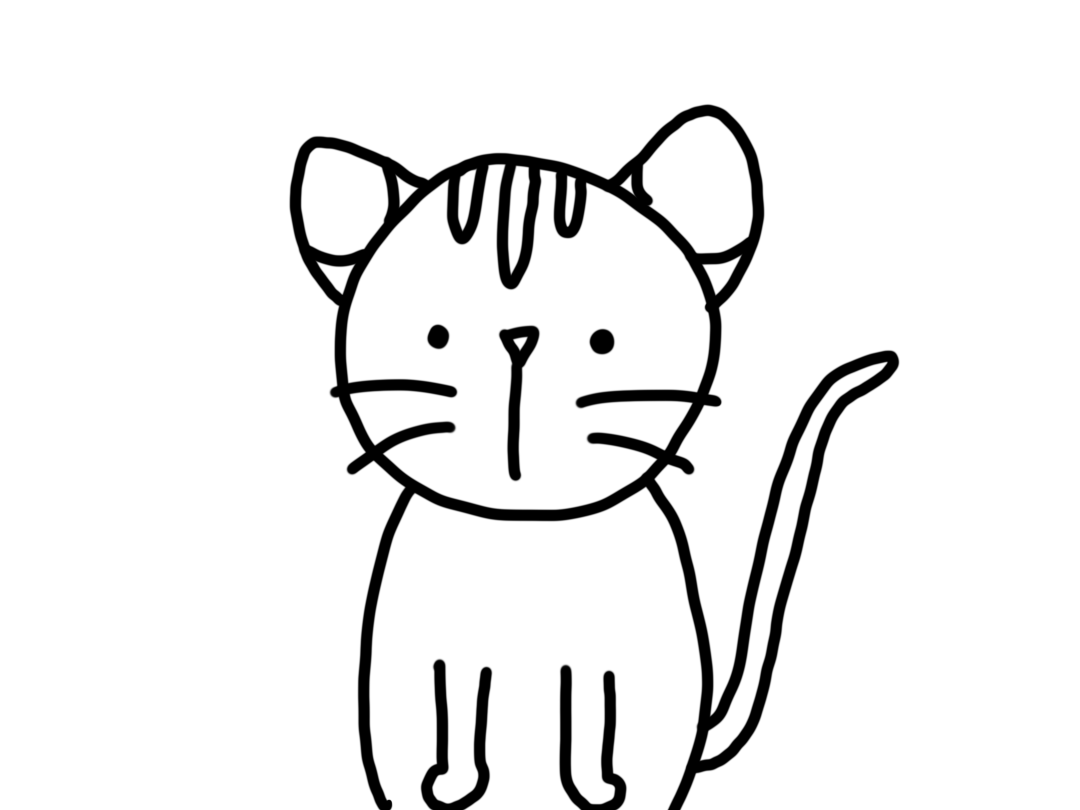
#> input picture images/black_handdrawing.png, 2160 x 1620 px (shown at 1/2 size)
$ python main.py
#> lines starting #> are read from the running program, lines starting #| are printed output that depends on the picture; after the words box and inside, x2 and y2 are one past the last pixel; in counts of white or black regions, pixels touching at a corner belong together
import matplotlib.pyplot as plt
import numpy as np
import cv2

# 이거는 가중치로 계산하려고 할 때 쓰려던 그래프
xpos = np.arange(4)
ypos = np.arange(14)
X = ['60', '120', '180', '240']
Y = ['C5', 'D5', 'E5', 'F5', 'G5', 'A5', 'B5', 'C6', 'D6', 'E6', 'F6', 'G6', 'A6', 'B6']

# 이미지 읽어오기
src = cv2.imread("images/black_handdrawing.png", cv2.IMREAD_COLOR)
#> src is the input picture: shape (1620, 2160, 3); min 0, max 255, mean 237.1
# 이진화 시키기
gray = cv2.cvtColor(src, cv2.COLOR_RGB2GRAY)

# 가우시안 블러와 캐니 에지 적용
blur = cv2.GaussianBlur(gray, ksize=(3,3), sigmaX=0)
ret, binary = cv2.threshold(gray, 127, 255, cv2.THRESH_BINARY)
#> binary: shape (1620, 2160); 93% white; 6 black regions, box (x1, y1, x2, y2) and area: (580, 209, 1798, 1620) 203003, (842, 1319, 983, 1620) 14505, (1119, 1330, 1253, 1620) 13883, (999, 652, 1079, 961) 9078, (1180, 658, 1228, 708) 1931, (855, 649, 898, 698) 1605
edged = cv2.Canny(blur, 10, 250)
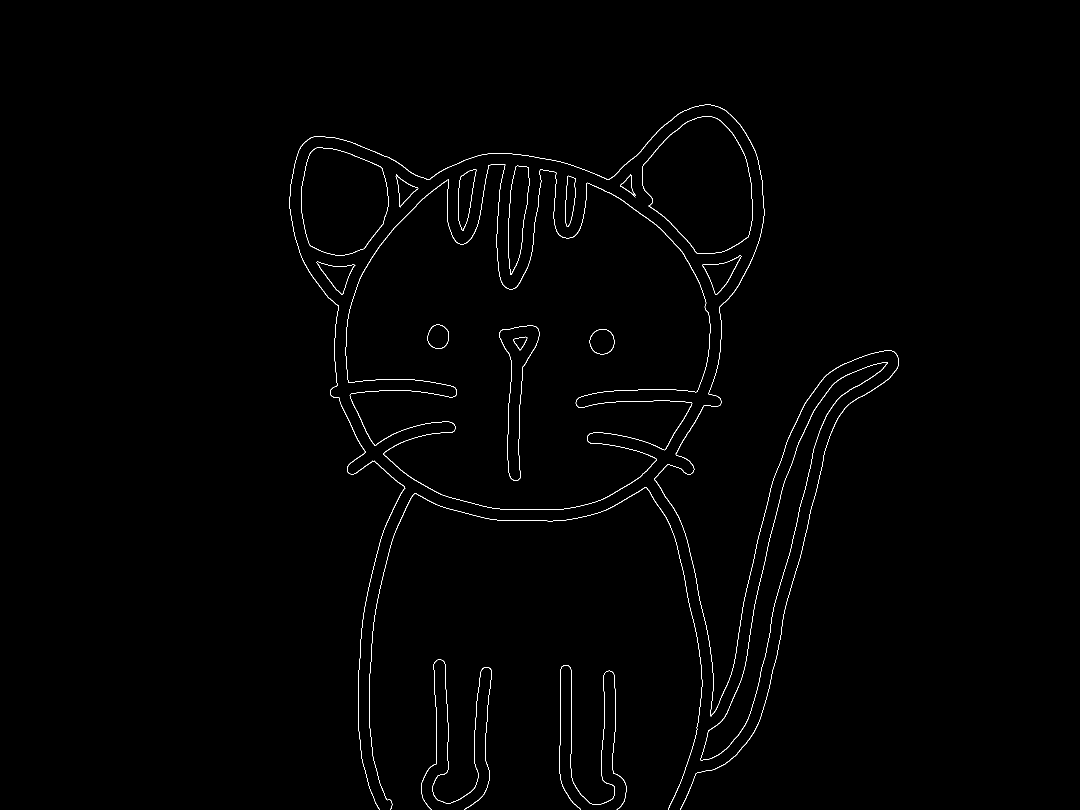
#> edged: shape (1620, 2160) (shown at 1/2 size); 0.66% white in thin lines or dots, all inside (x1, y1, x2, y2) = (579, 209, 1798, 1620)

kernel = cv2.getStructuringElement(cv2.MORPH_RECT, (7,7))
closed = cv2.morphologyEx(edged, cv2.MORPH_CLOSE, kernel)

# 윤곽선 검출
contours, hierachy = cv2.findContours(closed.copy(), cv2.RETR_EXTERNAL, cv2.CHAIN_APPROX_SIMPLE)
#> contours = 15 contours; largest, box (x1, y1, x2, y2) and area: (691, 328, 1421, 1020) 342894, (1285, 232, 1506, 507) 43904, (1400, 724, 1775, 1522) 33018, (602, 295, 777, 511) 30120, (1016, 331, 1060, 550) 5921
total = 0

# 윤곽선 검출 출력
#print("contours = ", contours)

contours_img = cv2.drawContours(closed, [contours[0]], -1, (0, 0, 255), 2)
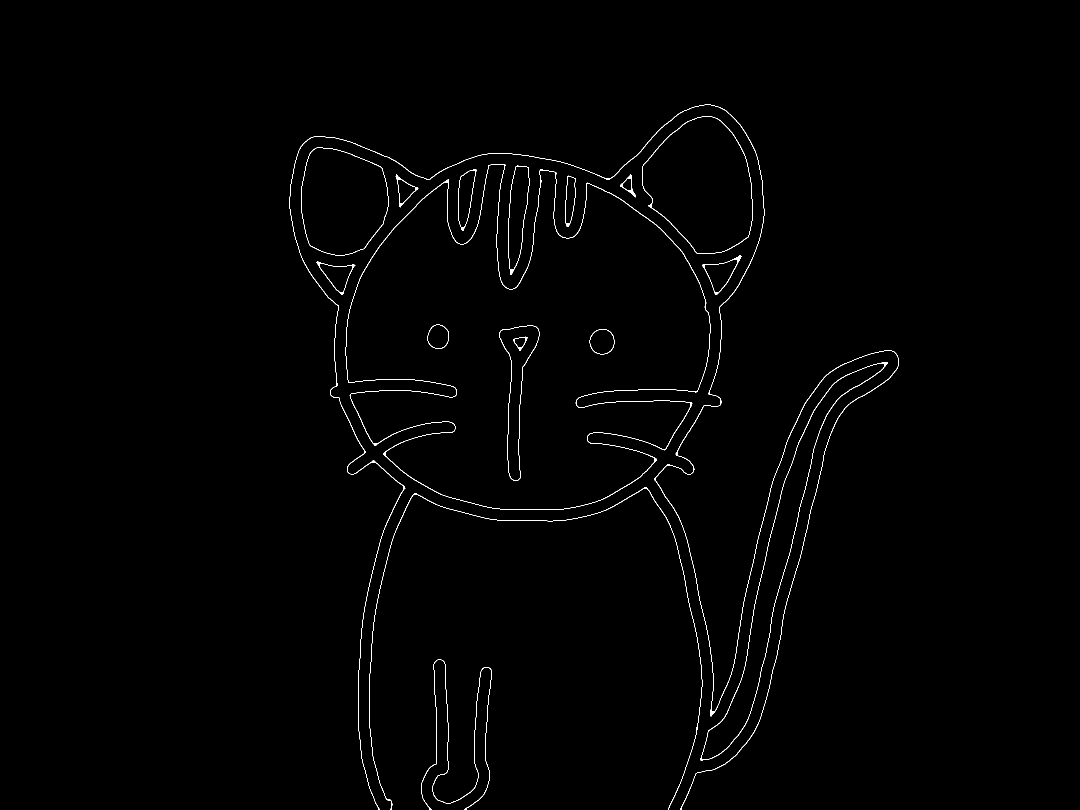
#> contours_img: shape (1620, 2160) (shown at 1/2 size); 0.65% white in thin lines or dots, all inside (x1, y1, x2, y2) = (579, 209, 1798, 1620)
cv2.imshow('edged', contours_img)

contours_xy = np.array(contours, dtype=object)
#> contours_xy has the same summary as contours
#contours_xy.shape

# x의 min과 max 찾기
x_min, x_max = 0, 0
value = list()
for i in range(len(contours_xy)):
    for j in range(len(contours_xy[i])):
        value.append(contours_xy[i][j][0][0])  # 네번째 괄호가 0일때 x의 값
        x_min = min(value)
        x_max = max(value)
#> this loop made 15 passes
#> after the loop, value = 12014 values, max 1797 at index 9807, min 579 at index 7084, mean 1183.4
print("x 최솟값: ", x_min)
print("x 최댓값: ", x_max)

x_avg = (x_min + x_max) / 2
print("x 평균값: ", x_avg)

# y의 min과 max 찾기
y_min, y_max = 0, 0
value = list()
for i in range(len(contours_xy)):
    for j in range(len(contours_xy[i])):
        value.append(contours_xy[i][j][0][1])  # 네번째 괄호가 0일때 x의 값
        y_min = min(value)
        y_max = max(value)
#> after the loop, value = 12014 values, max 1619 at index 54, min 209 at index 6627, mean 922.8
print("y 최소값: ", y_min)
print("y 최댓값: ", y_max)

y_avg = (y_min + y_max) / 2
print("y 평균값: ",   y_avg)

# x_min 계이름 찾기
if x_min < 280:
    # 파장 사용
    if x_min >= 65:
        x_min = "C5"
        #print("C5")
    elif x_min >= 62:
        x_min = "C#5"
        #print("C#5")
    elif x_min >= 58:
        x_min = "D5"
        #print("D5")
    elif x_min >= 55:
        x_min = "D#5"
        #print("D#5")
    elif x_min >= 52:
        x_min = "E5"
        #print("E5")
    elif x_min >= 49:
        x_min = "F5"
        #print("F5")
    elif x_min >= 46:
        x_min = "F#5"
        #print("F#5")
    elif x_min >= 44:
        x_min = "G5"
        #print("G5")
    elif x_min >= 41:
        x_min = "G#5"
        #print("G#5")
    elif x_min >= 39:
        x_min = "A5"
        #print("A5")
    elif x_min >= 37:
        x_min = "A#5"
        #print("A#5")
    elif x_min >= 34:
        x_min = "B5"
        #print("B5")
    elif x_min >= 32:
        x_min = "C6"
        #print("C6")
    elif x_min >= 31:
        x_min = "C#6"
        #print("C#6")
    elif x_min >= 29:
        x_min = "D6"
        #print("D6")
    elif x_min >= 27:
        x_min = "D#6"
        #print("D#6")
    elif x_min >= 26:
        x_min = "E6"
        #print("E6")
    elif x_min >= 23:
        x_min = "F#6"
        #print("F#6")
    elif x_min >= 24:
        x_min = "F6"
        #print("F6")
    elif x_min >= 22:
        x_min = "G6"
        #print("G6")
    elif x_min >= 20:
        x_min = "G#6"
        #print("G#6")
    elif x_min >= 19:
        x_min = "A6"
        #print("A6")
    elif x_min >= 18:
        x_min = "A#6"
        #print("A#6")
    elif x_min >= 17:
        x_min = "B6"
        #print("B6")
else:
    # 주파수 사용
    if x_min <= 523:
        x_min = "C5"
        # print("C5")
    elif x_min <= 554:
        x_min = "C#5"
        # print("C#5")
    elif x_min <= 587:
        x_min = "D5"
        #print("D5")
    elif x_min <= 622:
        x_min = "D#5"
        # print("D#5")
    elif x_min <= 659:
        x_min = "E5"
        # print("E5")
    elif x_min <= 698:
        x_min = "F5"
        #print("F5")
    elif x_min <= 739:
        x_min = "F#5"
        #print("F#5")
    elif x_min <= 783:
        x_min = "G5"
        #print("G5")
    elif x_min <= 830:
        x_min = "G#5"
        #print("G#5")
    elif x_min <= 880:
        x_min = "A5"
        #print("A5")
    elif x_min <= 932:
        x_min = "A#5"
        #print("A#5")
    elif x_min <= 987:
        x_min = "B5"
        #print("B5")
    elif x_min <= 1046:
        x_min = "C6"
        #print("C6")
    elif x_min <= 1108:
        x_min = "C#6"
        #print("C#6")
    elif x_min <= 1174:
        x_min = "D6"
        #print("D6")
    elif x_min <= 1244:
        x_min = "D#6"
        #print("D#6")
    elif x_min <= 1318:
        x_min = "E6"
        #print("E6")
    elif x_min <= 1396:
        x_min = "F6"
        #print("F6")
    elif x_min <= 1479:
        x_min = "F#6"
        #print("F#6")
    elif x_min <= 1567:
        x_min = "G6"
        #print("G6")
    elif x_min <= 1661:
        x_min = "G#6"
        #print("G#6")
    elif x_min <= 1760:
        x_min = "A6"
        #print("A6")
    elif x_min <= 1864:
        x_min = "A#6"
        #print("A#6")
    elif x_min <= 1975:
        x_min = "B6"
        #print("B6")

# x_max 계이름 찾기 (주파수 사용)
if x_max <= 523:
    x_max = "C5"
    #print("C5")
elif x_max <= 554:
    x_max = "C#5"
    #print("C#5")
elif x_max <= 587:
    x_max = "D5"
    #print("D5")
elif x_max <= 622:
    x_max = "D#5"
    #print("D#5")
elif x_max <= 659:
    x_max = "E5"
    #print("E5")
elif x_max <= 698:
    x_max = "F5"
    #print("F5")
elif x_max <= 739:
    x_max = "F#5"
    #print("F#5")
elif x_max <= 783:
    x_max = "G5"
    #print("G5")
elif x_max <= 830:
    x_max = "G#5"
    #print("G#5")
elif x_max <= 880:
    x_max = "A5"
    #print("A5")
elif x_max <= 932:
    x_max = "A#5"
    #print("A#5")
elif x_max <= 987:
    x_max = "B5"
    #print("B5")
elif x_max <= 1046:
    x_max = "C6"
    #print("C6")
elif x_max <= 1108:
    x_max = "C#6"
    #print("C#6")
elif x_max <= 1174:
    x_max = "D6"
    #print("D6")
elif x_max <= 1244:
    x_max = "D#6"
    #print("D#6")
elif x_max <= 1318:
    x_max = "E6"
    #print("E6")
elif x_max <= 1396:
    x_max = "F6"
    #print("F6")
elif x_max <= 1479:
    x_max = "F#6"
    #print("F#6")
elif x_max <= 1567:
    x_max = "G6"
    #print("G6")
elif x_max <= 1661:
    x_max = "G#6"
    #print("G#6")
elif x_max <= 1760:
    x_max = "A6"
    #print("A6")
elif x_max <= 1864:
    x_max = "A#6"
    #print("A#6")
else:
    x_max = "B6"
    #print("B6")

# x_min 계이름 찾기
if x_avg < 280:
    # 파장 사용
    if x_avg >= 65:
        x_avg = "C5"
        #print("C5")
    elif x_avg >= 62:
        x_avg = "C#5"
        #print("C#5")
    elif x_avg >= 58:
        x_avg = "D5"
        #print("D5")
    elif x_avg >= 55:
        x_avg = "D#5"
        #print("D#5")
    elif x_avg >= 52:
        x_avg = "E5"
        #print("E5")
    elif x_avg >= 49:
        x_avg = "F5"
        #print("F5")
    elif x_avg >= 46:
        x_avg = "F#5"
        #print("F#5")
    elif x_avg >= 44:
        x_avg = "G5"
        #print("G5")
    elif x_avg >= 41:
        x_avg = "G#5"
        #print("G#5")
    elif x_avg >= 39:
        x_avg = "A5"
        #print("A5")
    elif x_avg >= 37:
        x_avg = "A#5"
        #print("A#5")
    elif x_avg >= 34:
        x_avg = "B5"
        #print("B5")
    elif x_avg >= 32:
        x_avg = "C6"
        #print("C6")
    elif x_avg >= 31:
        x_avg = "C#6"
        #print("C#6")
    elif x_avg >= 29:
        x_avg = "D6"
        #print("D6")
    elif x_avg >= 27:
        x_avg = "D#6"
        #print("D#6")
    elif x_avg >= 26:
        x_avg = "E6"
        #print("E6")
    elif x_avg >= 23:
        x_avg = "F#6"
        #print("F#6")
    elif x_avg >= 24:
        x_avg = "F6"
        #print("F6")
    elif x_avg >= 22:
        x_avg = "G6"
        #print("G6")
    elif x_avg >= 20:
        x_avg = "G#6"
        #print("G#6")
    elif x_avg >= 19:
        x_avg = "A6"
        #print("A6")
    elif x_avg >= 18:
        x_avg = "A#6"
        #print("A#6")
    elif x_avg >= 17:
        x_avg = "B6"
        #print("B6")
else:
    # 주파수 사용
    if x_avg <= 523:
        x_avg = "C5"
        # print("C5")
    elif x_avg <= 554:
        x_avg = "C#5"
        #print("C#5")
    elif x_avg <= 587:
        x_avg = "D5"
        #print("D5")
    elif x_avg <= 622:
        x_avg = "D#5"
        #print("D#5")
    elif x_avg <= 659:
        x_avg = "E5"
        #print("E5")
    elif x_avg <= 698:
        x_avg = "F5"
        #print("F5")
    elif x_avg <= 739:
        x_avg = "F#5"
        #print("F#5")
    elif x_avg <= 783:
        x_avg = "G5"
        #print("G5")
    elif x_avg <= 830:
        x_avg = "G#5"
        #print("G#5")
    elif x_avg <= 880:
        x_avg = "A5"
        #print("A5")
    elif x_avg <= 932:
        x_avg = "A#5"
        #print("A#5")
    elif x_avg <= 987:
        x_avg = "B5"
        #print("B5")
    elif x_avg <= 1046:
        x_avg = "C6"
        #print("C6")
    elif x_avg <= 1108:
        x_avg = "C#6"
        #print("C#6")
    elif x_avg <= 1174:
        x_avg = "D6"
        #print("D6")
    elif x_avg <= 1244:
        x_avg = "D#6"
        #print("D#6")
    elif x_avg <= 1318:
        x_avg = "E6"
        #print("E6")
    elif x_avg <= 1396:
        x_avg = "F6"
        #print("F6")
    elif x_avg <= 1479:
        x_avg = "F#6"
        #print("F#6")
    elif x_avg <= 1567:
        x_avg = "G6"
        #print("G6")
    elif x_avg <= 1661:
        x_avg = "C#6"
        #print("G#6")
    elif x_avg <= 1760:
        x_avg = "A6"
        #print("A6")
    elif x_avg <= 1864:
        x_avg = "A#6"
        #print("A#6")
    elif x_avg <= 1975:
        x_avg = "B6"
        #print("B6")

# y_min 계이름 찾기 (파장 사용)
if y_min < 280:
    if y_min >= 65:
        y_min = "C5"
        #print("C5")
    elif y_min >= 62:
        y_min = "C#5"
        #print("C#5")
    elif y_min >= 58:
        y_min = "D5"
        #print("D5")
    elif y_min >= 55:
        y_min = "D#5"
        #print("D#5")
    elif y_min >= 52:
        y_min = "E5"
        #print("E5")
    elif y_min >= 49:
        y_min = "F5"
        #print("F5")
    elif y_min >= 46:
        y_min = "F#5"
        #print("F#5")
    elif y_min >= 44:
        y_min = "G5"
        #print("G5")
    elif y_min >= 41:
        y_min = "G#5"
        #print("G#5")
    elif y_min >= 39:
        y_min = "A5"
        #print("A5")
    elif y_min >= 37:
        y_min = "A#5"
        #print("A#5")
    elif y_min >= 34:
        y_min = "B5"
        #print("B5")
    elif y_min >= 32:
        y_min = "C6"
        #print("C6")
    elif y_min >= 31:
        y_min = "C#6"
        #print("C#6")
    elif y_min >= 29:
        y_min = "D6"
        #print("D6")
    elif y_min >= 27:
        y_min = "D#6"
        #print("D#6")
    elif y_min >= 26:
        y_min = "E6"
        #print("E6")
    elif y_min >= 23:
        y_min = "F#6"
        #print("F#6")
    elif y_min >= 24:
        y_min = "F6"
        #print("F6")
    elif y_min >= 22:
        y_min = "G6"
        #print("G6")
    elif y_min >= 20:
        y_min = "G#6"
        #print("G#6")
    elif y_min >= 19:
        y_min = "A6"
        #print("A6")
    elif y_min >= 18:
        y_min = "A#6"
        #print("A#6")
    elif y_min >= 17:
        y_min = "B6"
        #print("B6")
else:
    if y_min <= 523:
        y_min = "C5"
        #print("C5")
    elif y_min <= 554:
        y_min = "C#5"
        #print("C#5")
    elif y_min <= 587:
        y_min = "D5"
        #print("D5")
    elif y_min <= 622:
        y_min = "D#5"
        #print("D#5")
    elif y_min <= 659:
        y_min = "E5"
        #print("E5")
    elif y_min <= 698:
        y_min = "F5"
        #print("F5")
    elif y_min <= 739:
        y_min = "F#5"
        #print("F#5")
    elif y_min <= 783:
        y_min = "G5"
        #print("G5")
    elif y_min <= 830:
        y_min = "G#5"
        #print("G#5")
    elif y_min <= 880:
        y_min = "A5"
        #print("A5")
    elif y_min <= 932:
        y_min = "A#5"
        #print("A#5")
    elif y_min <= 987:
        y_min = "B5"
        #print("B5")
    elif y_min <= 1046:
        y_min = "C6"
        #print("C6")
    elif y_min <= 1108:
        y_min = "C#6"
        #print("C#6")
    elif y_min <= 1174:
        y_min = "D6"
        #print("D6")
    elif y_min <= 1244:
        y_min = "D#6"
        #print("D#6")
    elif y_min <= 1318:
        y_min = "E6"
        #print("E6")
    elif y_min <= 1396:
        y_min = "F6"
        #print("F6")
    elif y_min <= 1479:
        y_min = "F#6"
        #print("F#6")
    elif y_min <= 1567:
        y_min = "G6"
        #print("G6")
    elif y_min <= 1661:
        y_min = "G#6"
        #print("G#6")
    elif y_min <= 1760:
        y_min = "A6"
        #print("A6")
    elif y_min <= 1864:
        y_min = "A#6"
        #print("A#6")
    elif y_min <= 1975:
        y_min = "B6"
        #print("B6")

# y_max 계이름 찾기 (주파수 사용)
if y_max <= 523:
    y_max = "C5"
    #print("C5")
elif y_max <= 554:
    y_max = "C#5"
    #print("C#5")
elif y_max <= 587:
    y_max = "D5"
    #print("D5")
elif y_max <= 622:
    y_max = "D#5"
    #print("D#5")
elif y_max <= 659:
    y_max = "E5"
    #print("E5")
elif y_max <= 698:
    y_max = "F5"
    #print("F5")
elif y_max <= 739:
    y_max = "F#5"
    #print("F#5")
elif y_max <= 783:
    y_max = "G5"
    #print("G5")
elif y_max <= 830:
    y_max = "G#5"
    #print("G#5")
elif y_max <= 880:
    y_max = "A5"
    #print("A5")
elif y_max <= 932:
    y_max = "A#5"
    #print("A#5")
elif y_max <= 987:
    y_max = "B5"
    #print("B5")
elif y_max <= 1046:
    y_max = "C6"
    #print("C6")
elif y_max <= 1108:
    y_max = "C#6"
    #print("C#6")
elif y_max <= 1174:
    y_max = "D6"
    #print("D6")
elif y_max <= 1244:
    y_max = "D#6"
    #print("D#6")
elif y_max <= 1318:
    y_max = "E6"
    #print("E6")
elif y_max <= 1396:
    y_max = "F6"
    #print("F6")
elif y_max <= 1479:
    y_max = "F#6"
    #print("F#6")
elif y_max <= 1567:
    y_max = "G6"
    #print("G6")
elif y_max <= 1661:
    y_max = "G#6"
    #print("G#6")
elif y_max <= 1760:
    y_max = "A6"
    #print("A6")
elif y_max <= 1864:
    y_max = "A#6"
    #print("A#6")
elif y_max <= 1975:
    y_max = "B6"
    #print("B6")

# y 평균값 코드 구하기
if y_avg < 280:
    if y_avg >= 65:
        y_avg = "C5"
        #print("C5")
    elif y_avg >= 62:
        y_avg = "C#5"
        #print("C#5")
    elif y_avg >= 58:
        y_avg = "D5"
        #print("D5")
    elif y_avg >= 55:
        y_avg = "D#5"
        #print("D#5")
    elif y_avg >= 52:
        y_avg = "E5"
        #print("E5")
    elif y_avg >= 49:
        y_avg = "F5"
        #print("F5")
    elif y_avg >= 46:
        y_avg = "F#5"
        #print("F#5")
    elif y_avg >= 44:
        y_avg = "G5"
        #print("G5")
    elif y_avg >= 41:
        y_avg = "G#5"
        #print("G#5")
    elif y_avg >= 39:
        y_avg = "A5"
        #print("A5")
    elif y_avg >= 37:
        y_avg = "A#5"
        #print("A#5")
    elif y_avg >= 34:
        y_avg = "B5"
        #print("B5")
    elif y_avg >= 32:
        y_avg = "C6"
        #print("C6")
    elif y_avg >= 31:
        y_avg = "C#6"
        #print("C#6")
    elif y_avg >= 29:
        y_avg = "D6"
        #print("D6")
    elif y_avg >= 27:
        y_avg = "D#6"
        #print("D#6")
    elif y_avg >= 26:
        y_avg = "E6"
        #print("E6")
    elif y_avg >= 23:
        y_avg = "F#6"
        #print("F#6")
    elif y_avg >= 24:
        y_avg = "F6"
        #print("F6")
    elif y_avg >= 22:
        y_avg = "G6"
        #print("G6")
    elif y_avg >= 20:
        y_avg = "G#6"
        #print("G#6")
    elif y_avg >= 19:
        y_avg = "A6"
        #print("A6")
    elif y_avg >= 18:
        y_avg = "A#6"
        #print("A#6")
    elif y_avg >= 17:
        y_avg = "B6"
        #print("B6")
else:
    if y_avg <= 523:
        y_avg = "C5"
        #print("C5")
    elif y_avg <= 554:
        y_avg = "C#5"
        #print("C#5")
    elif y_avg <= 587:
        y_avg = "D5"
        #print("D5")
    elif y_avg <= 622:
        y_avg = "D#5"
        #print("D#5")
    elif y_avg <= 659:
        y_avg = "E5"
        #print("E5")
    elif y_avg <= 698:
        y_avg = "F5"
        #print("F5")
    elif y_avg <= 739:
        y_avg = "F#5"
        #print("F#5")
    elif y_avg <= 783:
        y_avg = "G5"
        #print("G5")
    elif y_avg <= 830:
        y_avg = "G#5"
        #print("G#5")
    elif y_avg <= 880:
        y_avg = "A5"
        #print("A5")
    elif y_avg <= 932:
        y_avg = "A#5"
        #print("A#5")
    elif y_avg <= 987:
        y_avg = "B5"
        #print("B5")
    elif y_avg <= 1046:
        y_avg = "C6"
        #print("C6")
    elif y_avg <= 1108:
        y_avg = "C#6"
        #print("C#6")
    elif y_avg <= 1174:
        y_avg = "D6"
        #print("D6")
    elif y_avg <= 1244:
        y_avg = "D#6"
        #print("D#6")
    elif y_avg <= 1318:
        y_avg = "E6"
        #print("E6")
    elif y_avg <= 1396:
        y_avg = "F6"
        #print("F6")
    elif y_avg <= 1479:
        y_avg = "F#6"
        #print("F#6")
    elif y_avg <= 1567:
        y_avg = "G6"
        #print("G6")
    elif y_avg <= 1661:
        y_avg = "G#6"
        #print("G#6")
    elif y_avg <= 1760:
        y_avg = "A6"
        #print("A6")
    elif y_avg <= 1864:
        y_avg = "A#6"
        #print("A#6")
    elif y_avg <= 1975:
        y_avg = "B6"
        #print("B6")

print("x, y 최솟값 평균값 최댓값 : ", x_min, ",", y_min, ",", x_avg, ",", y_avg, ",", x_max, ",", y_max)
#cv2.imshow("src", src)
cv2.waitKey(0)

cv2.destroyAllWindows()

plt.xlabel('Time[ticks]')
plt.ylabel('Pitch')
plt.grid(True)
plt.xticks(xpos, X)
plt.yticks(ypos, Y)

# plt.imshow(image)
#plt.show()
